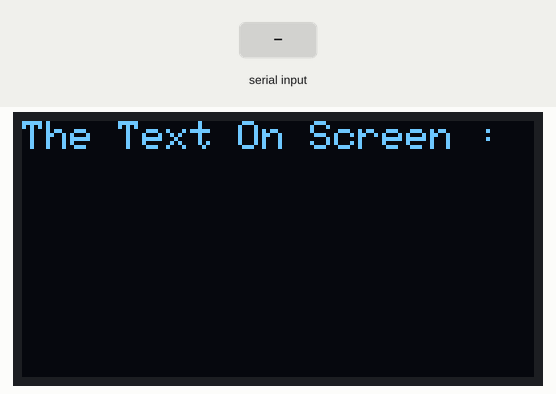
The sketch below on a simulated Arduino Uno, built with avr-gcc and run on an emulated ATmega328P. Shown: 128×64 one-colour display. Inputs (shaded band) come from the test bench. The display library's start-up logo is not drawn; what the sketch prints to the serial monitor is not drawn.

Above: at 3.2 s.
3.3 s: "1\n" received over the second serial link
5.8 s: "0\n" received over the second serial link
At 8.5 s:
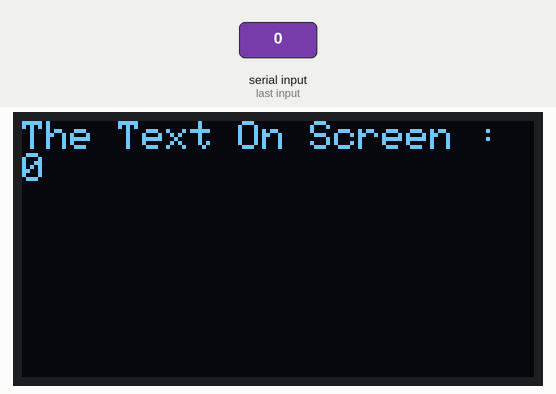
8.8 s: "2\n" received over the second serial link
Timing chart, 0 to 11.8 s (numbered marks = the images above; inputs shaded):
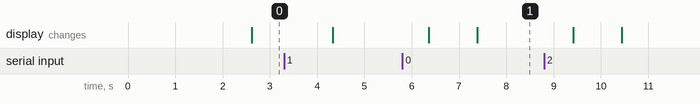

The sketch:

ekranayaz.ino
```cpp
/*
 * Ekran için gerekli kütüphane
 * The screen's library:
 * https://github.com/jandelgado/arduino/wiki/SSD1306-based-OLED-connected-to-Arduino
 *
 */


#include <SPI.h>
#include <Wire.h>
#include <Adafruit_GFX.h>
#include <Adafruit_SSD1306.h>

#include <SoftwareSerial.h>

SoftwareSerial mySerial(0, 1); // RX, TX

#define OLED_MOSI  11   //D1
#define OLED_CLK   12   //D0
#define OLED_DC    9
#define OLED_CS    8    //my screen does not have cs pin. I did not use it.
#define OLED_RESET 10

//the screen implement
Adafruit_SSD1306 display(OLED_MOSI, OLED_CLK, OLED_DC, OLED_RESET, OLED_CS);

String readFromAndroid;

void setup() {
  mySerial.begin(9600);
  Serial.begin(9600);

  //diğer oled de yazma için gerekli olanlar.
  //the screen skill setup
  display.begin(SSD1306_SWITCHCAPVCC);            //start screen
  display.display();
  delay(500);
  display.clearDisplay();
  display.setTextSize(1);                         //text size. you can chance if you want.
  display.setTextColor(WHITE);                    //my screen only has White.
}

void loop() {
  display.display();
  display.clearDisplay();
  display.setCursor(0,0);

  display.println("The Text On Screen :");                    //write to screen
  Serial.println("Enter Text :");                             //write to Serial Port Screen

  //there is nothing differences between "readStringUntil()" and "readString()".
  readFromAndroid = mySerial.readStringUntil('\n');           //bluetooth dan text al     //input from bluetooth
  //readFromAndroid = Serial.readString();                    //serial porttan text al    //input from Serial Port

  delay(500);
  //Serial.println(readFromAndroid);    //serial de basma       //write to Serial Port
  display.println(readFromAndroid);     //oledde basma          //write to Screen
  delay(500);

}
```

Measured:
- after the input at 5.8 s, the display: first differs from a run without the input after 1.6 s (image 1)
